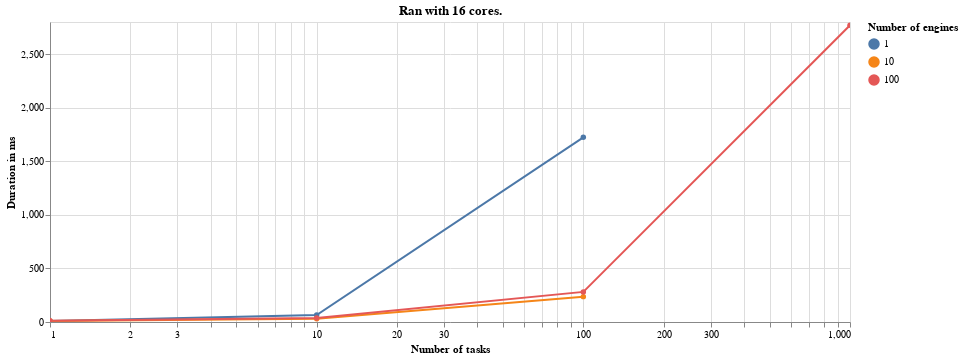
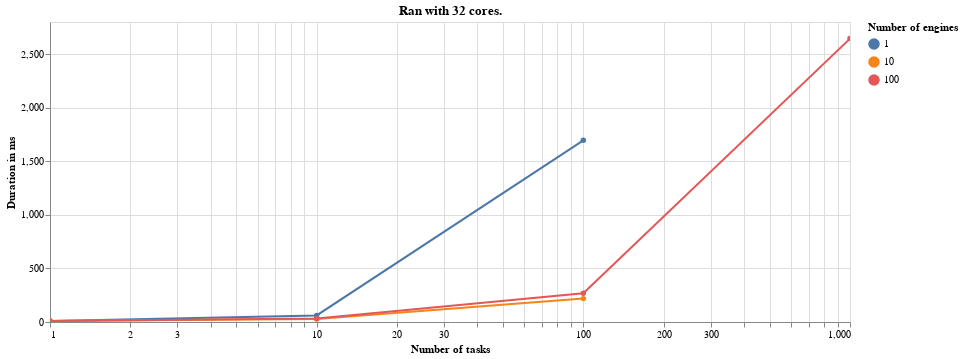
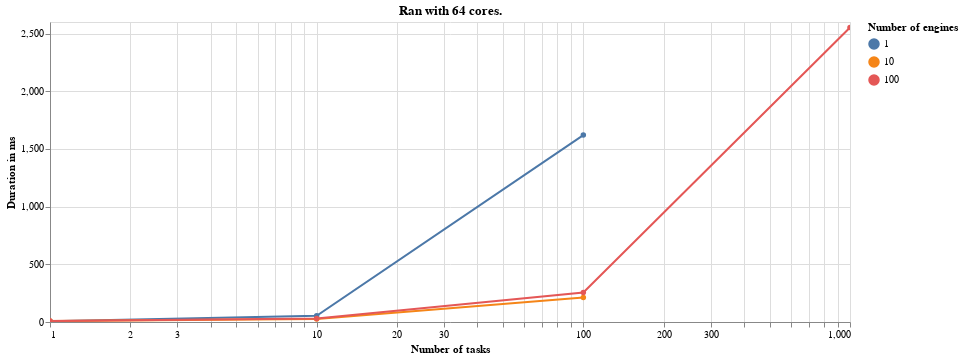
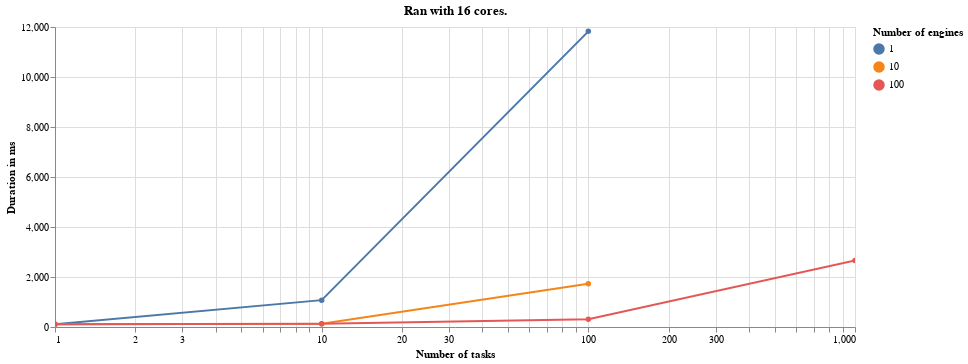

Notebook cell for these charts, in order:
### Code cell
for delay, result_for_delay in datasource.items():
    display(Markdown(f'### With a delay of {ms_to_seconds(delay)}s. :'))
    for core_num, results in sorted(result_for_delay.items(), key=lambda key: key[0]):            
        data = pd.DataFrame(results)
        alt.Chart(data).mark_line(point=True).encode(
            alt.X(
                'Number of tasks',
                scale=alt.Scale(type='log')
            ),
            y='Duration in ms',
            color='Number of engines:N',
            tooltip='Duration in ms'            
        ).properties(
            title=f'Ran with {core_num} cores.',
            width=800
        ).interactive().display(renderer='svg')

### Figure 1 — Vega-Lite specification as saved in the notebook (floating-point values rounded to 4 significant figures)
{"$schema": "https://vega.github.io/schema/vega-lite/v3.4.0.json", "config": {"mark": {"tooltip": null}, "view": {"height": 300, "width": 400}}, "data": {"name": "data-553819cb3e8cc6295180645999737d07"}, "datasets": {"data-553819cb3e8cc6295180645999737d07": [{"Duration in ms": 8.22, "Number of engines": "1", "Number of tasks": 1}, {"Duration in ms": 64.49, "Number of engines": "1", "Number of tasks": 10}, {"Duration in ms": 1723.0, "Number of engines": "1", "Number of tasks": 100}, {"Duration in ms": 10.27, "Number of engines": "10", "Number of tasks": 1}, {"Duration in ms": 30.71, "Number of engines": "10", "Number of tasks": 10}, {"Duration in ms": 236.8, "Number of engines": "10", "Number of tasks": 100}, {"Duration in ms": 10.98, "Number of engines": "100", "Number of tasks": 1}, {"Duration in ms": 37.62, "Number of engines": "100", "Number of tasks": 10}, {"Duration in ms": 280.9, "Number of engines": "100", "Number of tasks": 100}, {"Duration in ms": 2769.0, "Number of engines": "100", "Number of tasks": 1000}]}, "encoding": {"color": {"field": "Number of engines", "type": "nominal"}, "tooltip": {"field": "Duration in ms", "type": "quantitative"}, "x": {"field": "Number of tasks", "scale": {"type": "log"}, "type": "quantitative"}, "y": {"field": "Duration in ms", "type": "quantitative"}}, "mark": {"point": true, "type": "line"}, "selection": {"selector020": {"bind": "scales", "encodings": ["x", "y"], "type": "interval"}}, "title": "Ran with 16 cores.", "width": 800}

### Figure 2 — Vega-Lite specification as saved in the notebook (floating-point values rounded to 4 significant figures)
{"$schema": "https://vega.github.io/schema/vega-lite/v3.4.0.json", "config": {"mark": {"tooltip": null}, "view": {"height": 300, "width": 400}}, "data": {"name": "data-87b7c846c49c9d86d9ebebcb4ac2c469"}, "datasets": {"data-87b7c846c49c9d86d9ebebcb4ac2c469": [{"Duration in ms": 8.19, "Number of engines": "1", "Number of tasks": 1}, {"Duration in ms": 61.73, "Number of engines": "1", "Number of tasks": 10}, {"Duration in ms": 1696.0, "Number of engines": "1", "Number of tasks": 100}, {"Duration in ms": 9.57, "Number of engines": "10", "Number of tasks": 1}, {"Duration in ms": 28.5, "Number of engines": "10", "Number of tasks": 10}, {"Duration in ms": 218.2, "Number of engines": "10", "Number of tasks": 100}, {"Duration in ms": 10.48, "Number of engines": "100", "Number of tasks": 1}, {"Duration in ms": 32.57, "Number of engines": "100", "Number of tasks": 10}, {"Duration in ms": 267.5, "Number of engines": "100", "Number of tasks": 100}, {"Duration in ms": 2645.0, "Number of engines": "100", "Number of tasks": 1000}]}, "encoding": {"color": {"field": "Number of engines", "type": "nominal"}, "tooltip": {"field": "Duration in ms", "type": "quantitative"}, "x": {"field": "Number of tasks", "scale": {"type": "log"}, "type": "quantitative"}, "y": {"field": "Duration in ms", "type": "quantitative"}}, "mark": {"point": true, "type": "line"}, "selection": {"selector021": {"bind": "scales", "encodings": ["x", "y"], "type": "interval"}}, "title": "Ran with 32 cores.", "width": 800}

### Figure 3 — Vega-Lite specification as saved in the notebook (floating-point values rounded to 4 significant figures)
{"$schema": "https://vega.github.io/schema/vega-lite/v3.4.0.json", "config": {"mark": {"tooltip": null}, "view": {"height": 300, "width": 400}}, "data": {"name": "data-28885089e82ec9a76783e352b93960ce"}, "datasets": {"data-28885089e82ec9a76783e352b93960ce": [{"Duration in ms": 6.46, "Number of engines": "1", "Number of tasks": 1}, {"Duration in ms": 54.46, "Number of engines": "1", "Number of tasks": 10}, {"Duration in ms": 1620.0, "Number of engines": "1", "Number of tasks": 100}, {"Duration in ms": 7.86, "Number of engines": "10", "Number of tasks": 1}, {"Duration in ms": 26.21, "Number of engines": "10", "Number of tasks": 10}, {"Duration in ms": 211.4, "Number of engines": "10", "Number of tasks": 100}, {"Duration in ms": 8.19, "Number of engines": "100", "Number of tasks": 1}, {"Duration in ms": 30.15, "Number of engines": "100", "Number of tasks": 10}, {"Duration in ms": 255.4, "Number of engines": "100", "Number of tasks": 100}, {"Duration in ms": 2552.0, "Number of engines": "100", "Number of tasks": 1000}]}, "encoding": {"color": {"field": "Number of engines", "type": "nominal"}, "tooltip": {"field": "Duration in ms", "type": "quantitative"}, "x": {"field": "Number of tasks", "scale": {"type": "log"}, "type": "quantitative"}, "y": {"field": "Duration in ms", "type": "quantitative"}}, "mark": {"point": true, "type": "line"}, "selection": {"selector022": {"bind": "scales", "encodings": ["x", "y"], "type": "interval"}}, "title": "Ran with 64 cores.", "width": 800}

### Figure 4 — Vega-Lite specification as saved in the notebook (floating-point values rounded to 4 significant figures)
{"$schema": "https://vega.github.io/schema/vega-lite/v3.4.0.json", "config": {"mark": {"tooltip": null}, "view": {"height": 300, "width": 400}}, "data": {"name": "data-f74e0603cdb370998ffda57c74df2efd"}, "datasets": {"data-f74e0603cdb370998ffda57c74df2efd": [{"Duration in ms": 109.5, "Number of engines": "1", "Number of tasks": 1}, {"Duration in ms": 1074.0, "Number of engines": "1", "Number of tasks": 10}, {"Duration in ms": 11830.0, "Number of engines": "1", "Number of tasks": 100}, {"Duration in ms": 111.0, "Number of engines": "10", "Number of tasks": 1}, {"Duration in ms": 125.5, "Number of engines": "10", "Number of tasks": 10}, {"Duration in ms": 1731.0, "Number of engines": "10", "Number of tasks": 100}, {"Duration in ms": 112.4, "Number of engines": "100", "Number of tasks": 1}, {"Duration in ms": 129.5, "Number of engines": "100", "Number of tasks": 10}, {"Duration in ms": 307.5, "Number of engines": "100", "Number of tasks": 100}, {"Duration in ms": 2662.0, "Number of engines": "100", "Number of tasks": 1000}]}, "encoding": {"color": {"field": "Number of engines", "type": "nominal"}, "tooltip": {"field": "Duration in ms", "type": "quantitative"}, "x": {"field": "Number of tasks", "scale": {"type": "log"}, "type": "quantitative"}, "y": {"field": "Duration in ms", "type": "quantitative"}}, "mark": {"point": true, "type": "line"}, "selection": {"selector023": {"bind": "scales", "encodings": ["x", "y"], "type": "interval"}}, "title": "Ran with 16 cores.", "width": 800}
